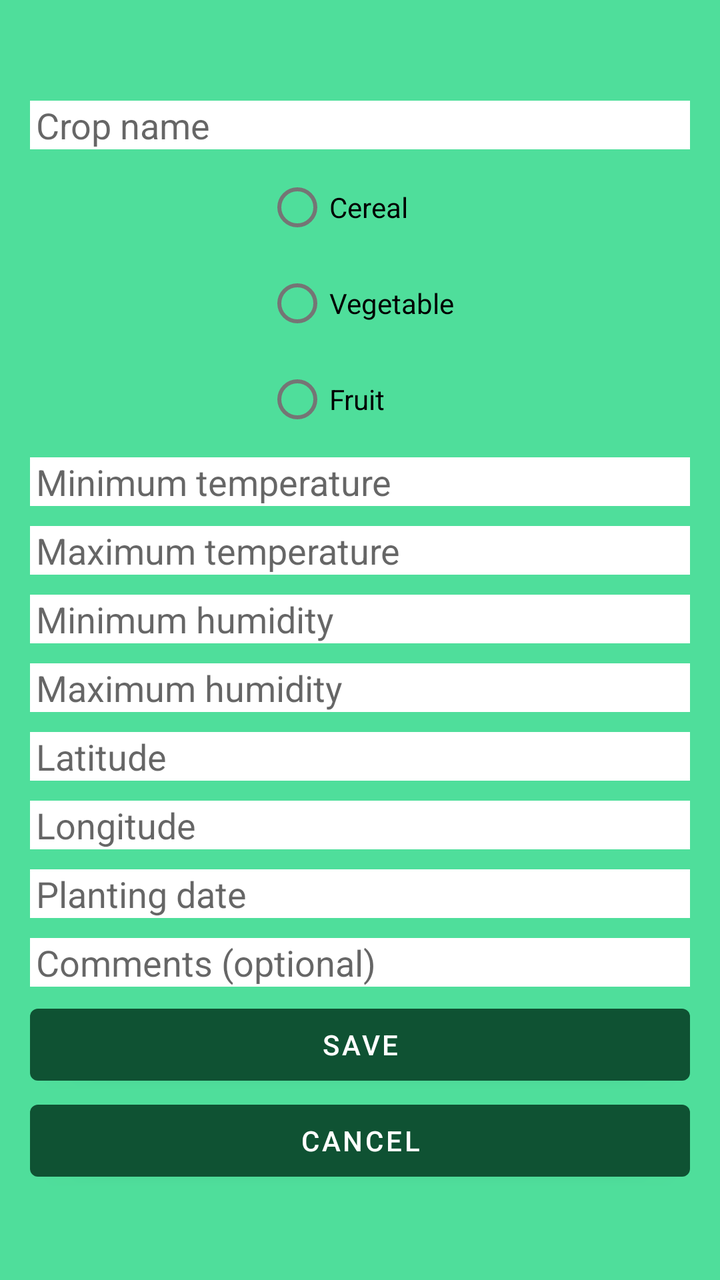
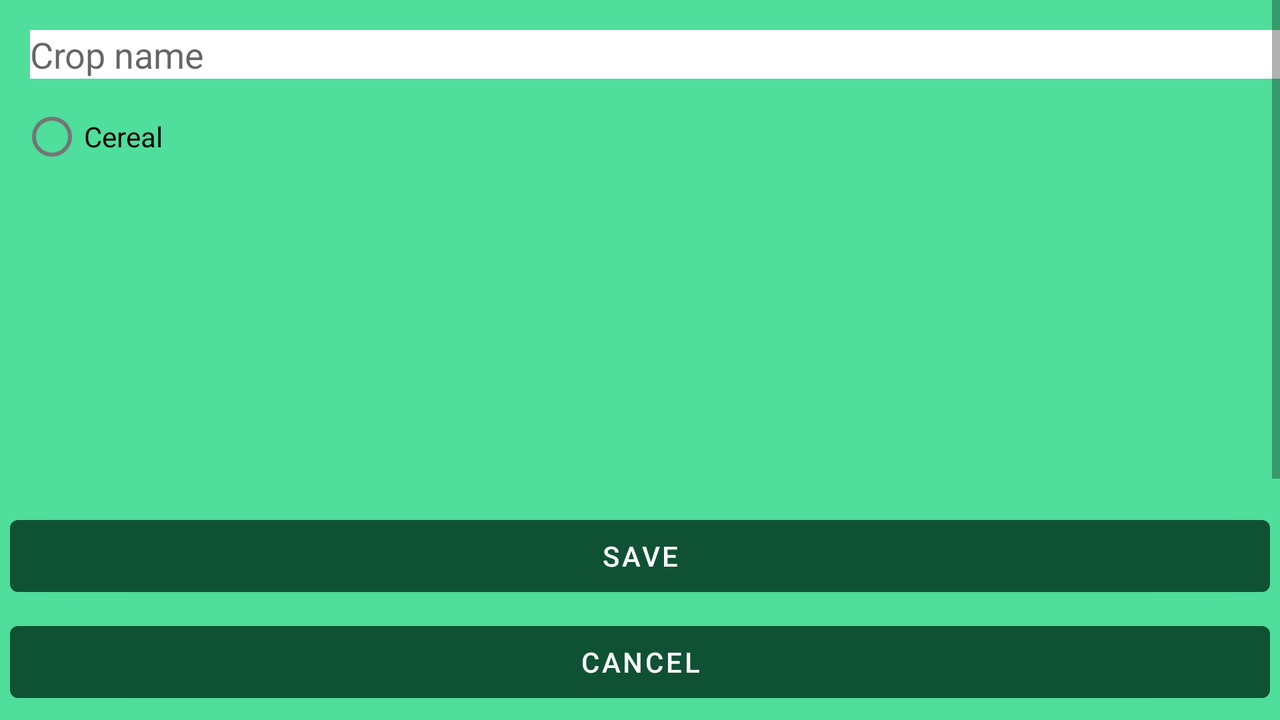

One screen, two layout resources from the same app: the default and the repository's alternative for another configuration. Each is rendered where Android would select it; the XML of both is given below.
<!-- AndroidManifest.xml: application theme Theme.ProjetFinal -->
<!-- res/layout/activity_manage_crop.xml -->
<?xml version="1.0" encoding="utf-8"?>
<RelativeLayout xmlns:android="http://schemas.android.com/apk/res/android"
    xmlns:app="http://schemas.android.com/apk/res-auto"
    xmlns:tools="http://schemas.android.com/tools"
    android:id="@+id/main"
    android:layout_width="match_parent"
    android:layout_height="match_parent"
    android:orientation="vertical"
    tools:context=".ManageCropActivity">

    <LinearLayout
        android:layout_width="match_parent"
        android:layout_height="match_parent"
        android:layout_margin="10dp"
        android:gravity="center"
        android:orientation="vertical">

        <EditText
            android:id="@+id/editTxtCropName"
            android:layout_width="match_parent"
            android:layout_height="wrap_content"
            android:layout_margin="5dp"
            android:background="@color/white"
            android:hint="@string/crop_name_hint"
            android:paddingLeft="3dp"
            android:textColor="@color/black" />

        <RadioGroup
            android:id="@+id/rdGroupCropType"
            android:layout_width="wrap_content"
            android:layout_height="wrap_content"
            android:orientation="vertical">

            <RadioButton
                android:id="@+id/rdBtnCereal"
                android:layout_width="wrap_content"
                android:layout_height="wrap_content"
                android:text="@string/cereal_text" />

            <RadioButton
                android:id="@+id/rdBtnVegetable"
                android:layout_width="wrap_content"
                android:layout_height="wrap_content"
                android:text="@string/vegetable_text" />

            <RadioButton
                android:id="@+id/rdBtnFruit"
                android:layout_width="wrap_content"
                android:layout_height="wrap_content"
                android:text="@string/fruit_text" />

        </RadioGroup>

        <EditText
            android:id="@+id/editTxtMinTemp"
            android:layout_width="match_parent"
            android:layout_height="wrap_content"
            android:layout_margin="5dp"
            android:background="@color/white"
            android:hint="@string/minimum_temperature_hint"
            android:paddingLeft="3dp"
            android:textColor="@color/black" />

        <EditText
            android:id="@+id/editTxtMaxTemp"
            android:layout_width="match_parent"
            android:layout_height="wrap_content"
            android:layout_margin="5dp"
            android:background="@color/white"
            android:hint="@string/maximum_temperature_hint"
            android:paddingLeft="3dp"
            android:textColor="@color/black" />

        <EditText
            android:id="@+id/editTxtMaxHum"
            android:layout_width="match_parent"
            android:layout_height="wrap_content"
            android:layout_margin="5dp"
            android:background="@color/white"
            android:hint="@string/minimum_humidity_hint"
            android:paddingLeft="3dp"
            android:textColor="@color/black" />

        <EditText
            android:id="@+id/editTxtMinHum"
            android:layout_width="match_parent"
            android:layout_height="wrap_content"
            android:layout_margin="5dp"
            android:background="@color/white"
            android:hint="@string/maximum_humidity_hint"
            android:paddingLeft="3dp"
            android:textColor="@color/black" />

        <EditText
            android:id="@+id/editTxtLatitude"
            android:layout_width="match_parent"
            android:layout_height="wrap_content"
            android:layout_margin="5dp"
            android:background="@color/white"
            android:hint="@string/latitude_hint"
            android:paddingLeft="3dp"
            android:textColor="@color/black" />

        <EditText
            android:id="@+id/editTxtLongitude"
            android:layout_width="match_parent"
            android:layout_height="wrap_content"
            android:layout_margin="5dp"
            android:background="@color/white"
            android:hint="@string/longitude_hint"
            android:paddingLeft="3dp"
            android:textColor="@color/black" />

        <EditText
            android:id="@+id/editTxtPlantingDate"
            android:layout_width="match_parent"
            android:layout_height="wrap_content"
            android:layout_margin="5dp"
            android:background="@color/white"
            android:clickable="true"
            android:focusable="false"
            android:hint="@string/planting_date_text"
            android:inputType="none"
            android:paddingLeft="3dp"
            android:textColor="@color/black" />

        <EditText
            android:id="@+id/editTxtComments"
            android:layout_width="match_parent"
            android:layout_height="wrap_content"
            android:layout_margin="5dp"
            android:background="@color/white"
            android:hint="@string/comments_hint"
            android:paddingLeft="3dp"
            android:textColor="@color/black" />

        <Button
            android:id="@+id/btnSave"
            android:layout_width="match_parent"
            android:layout_height="wrap_content"
            android:layout_marginHorizontal="5dp"
            android:text="@string/save_text" />

        <Button
            android:id="@+id/btnCancel"
            android:layout_width="match_parent"
            android:layout_height="wrap_content"
            android:layout_marginHorizontal="5dp"
            android:text="@string/cancel_text" />

    </LinearLayout>

</RelativeLayout>
<!-- resources referenced by this layout -->
<resources>
  <color name="black">#000000</color>
  <color name="white">#FFFFFF</color>
  <string name="cancel_text">Cancel</string>
  <string name="cereal_text">Cereal</string>
  <string name="comments_hint">Comments (optional)</string>
  <string name="crop_name_hint">Crop name</string>
  <string name="fruit_text">Fruit</string>
  <string name="latitude_hint">Latitude</string>
  <string name="longitude_hint">Longitude</string>
  <string name="maximum_humidity_hint">Maximum humidity</string>
  <string name="maximum_temperature_hint">Maximum temperature</string>
  <string name="minimum_humidity_hint">Minimum humidity</string>
  <string name="minimum_temperature_hint">Minimum temperature</string>
  <string name="planting_date_text">Planting date</string>
  <string name="save_text">Save</string>
  <string name="vegetable_text">Vegetable</string>
  <style name="Theme.ProjetFinal" parent="Base.Theme.ProjetFinal" />
  <style name="Base.Theme.ProjetFinal" parent="Theme.MaterialComponents.DayNight.NoActionBar">
          
          <item name="android:background">@color/green300</item>
          <item name="android:windowBackground">@color/green300</item>
          <item name="colorPrimary">@color/green700</item>
      </style>
  <color name="green300">#4FDE9B</color>
  <color name="green700">#0F5233</color>
</resources>
<!-- res/layout-land/activity_manage_crop.xml (the repository's variant of the layout above) -->
<!-- drawn on the phone turned sideways -->
<?xml version="1.0" encoding="utf-8"?>
<RelativeLayout xmlns:android="http://schemas.android.com/apk/res/android"
    xmlns:tools="http://schemas.android.com/tools"
    android:id="@+id/main"
    android:layout_width="match_parent"
    android:layout_height="match_parent"
    tools:context=".ManageCropActivity">

    
    <ScrollView
        android:layout_width="match_parent"
        android:layout_height="match_parent"
        android:layout_above="@+id/bottomButtons"
        android:fillViewport="true">

        <LinearLayout
            android:layout_width="match_parent"
            android:layout_height="wrap_content"
            android:layout_margin="10dp"
            android:orientation="vertical">

            
            <EditText
                android:id="@+id/editTxtCropName"
                android:layout_width="match_parent"
                android:layout_height="wrap_content"
                android:layout_margin="5dp"
                android:background="@color/white"
                android:hint="@string/crop_name_hint"
                android:textColor="@color/black"/>

            <RadioGroup
                android:id="@+id/rdGroupCropType"
                android:layout_width="wrap_content"
                android:layout_height="wrap_content"
                android:orientation="vertical">

                <RadioButton
                    android:id="@+id/rdBtnCereal"
                    android:layout_width="wrap_content"
                    android:layout_height="wrap_content"
                    android:text="@string/cereal_text"/>

                
            </RadioGroup>

            

        </LinearLayout>
    </ScrollView>

    
    <LinearLayout
        android:id="@+id/bottomButtons"
        android:layout_width="match_parent"
        android:layout_height="wrap_content"
        android:layout_alignParentBottom="true"
        android:orientation="vertical"
        android:padding="5dp">

        <Button
            android:id="@+id/btnSave"
            android:layout_width="match_parent"
            android:layout_height="wrap_content"
            android:layout_marginBottom="5dp"
            android:text="@string/save_text"/>

        <Button
            android:id="@+id/btnCancel"
            android:layout_width="match_parent"
            android:layout_height="wrap_content"
            android:text="@string/cancel_text"/>
    </LinearLayout>
</RelativeLayout>
<!-- resources referenced by the variant -->
<!-- as the phone turned sideways resolves them -->
<resources>
  <color name="black">#000000</color>
  <color name="white">#FFFFFF</color>
  <string name="cancel_text">Cancel</string>
  <string name="cereal_text">Cereal</string>
  <string name="crop_name_hint">Crop name</string>
  <string name="save_text">Save</string>
  <style name="Theme.ProjetFinal" parent="Base.Theme.ProjetFinal" />
  <style name="Base.Theme.ProjetFinal" parent="Theme.MaterialComponents.DayNight.NoActionBar">
          
          <item name="android:background">@color/green300</item>
          <item name="android:windowBackground">@color/green300</item>
          <item name="colorPrimary">@color/green700</item>
      </style>
  <color name="green300">#4FDE9B</color>
  <color name="green700">#0F5233</color>
</resources>
